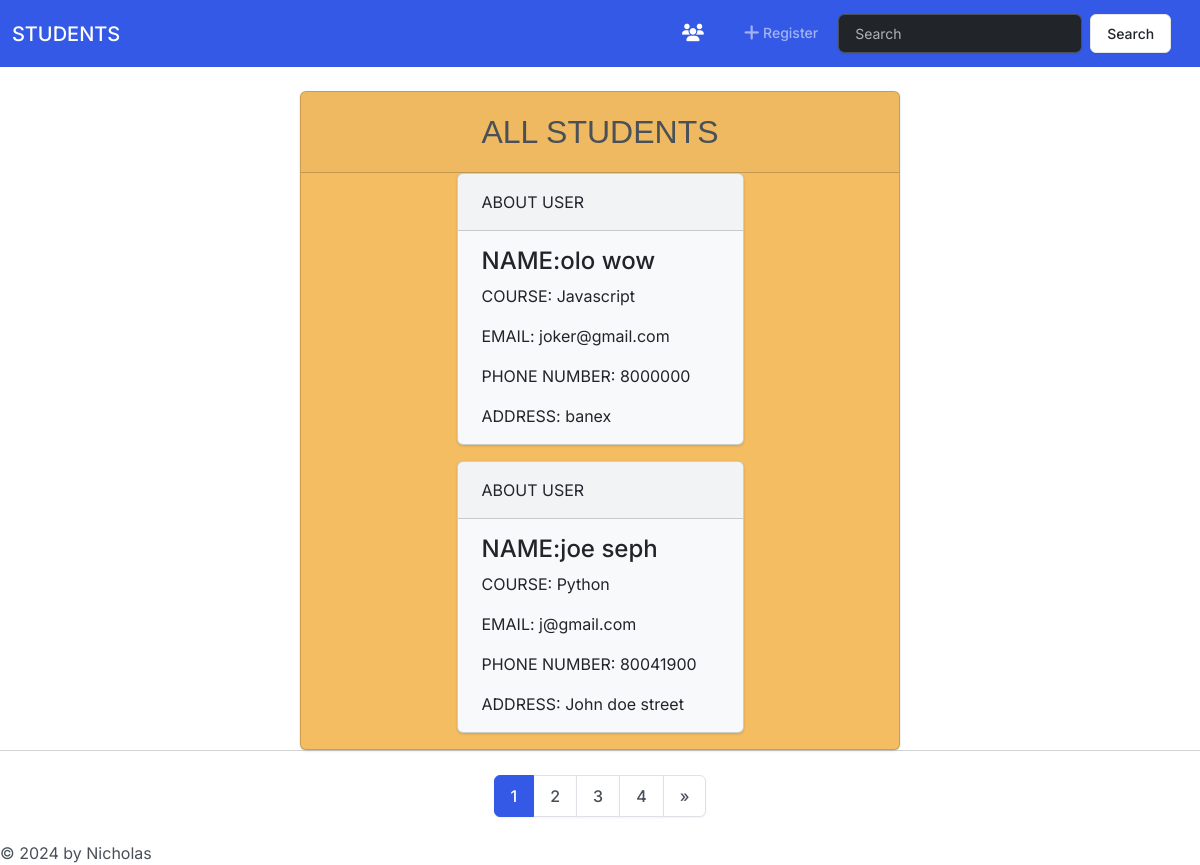
The page / on the database its author committed.
### registerapp/models.py (models this page shows, shortened)
class Form(models.Model):
    first_name = models.CharField(max_length = 100)
    last_name = models.CharField(max_length = 100)
    email = models.EmailField(default='')
    number = models.PositiveBigIntegerField(default=8000000)
    state = models.CharField(max_length = 100)
    dob = models.DateField()
    address = models.CharField(max_length = 450)
    course = models.CharField(max_length = 70, choices = [
        ('Course options','Course options'),
        ('Javascript','Javascript'),
        ('Python','Python'),
        ('Data Analysis','Data Analysis'),
        ('Graphics Design','Graphics Design'),
        ('Cyber-security','Cyber-security'),
        ('Graphics Design','Graphics Design'),
    ] ,blank=False,default='Course options')
    reg_date = models.DateTimeField(auto_now_add = True)
    start_date = models.DateTimeField(auto_now_add = True)

### registerapp/views.py (the view)
# urls.py: path('',views.view,name='view')
def view(request):
    blog_search = request.GET.get('search')
    if blog_search:
        posts = Form.objects.filter(Q(first_name__icontains = blog_search)|Q(last_name__icontains = blog_search))
    else:
        posts=Form.objects.all().order_by('-first_name')
    pages = Paginator(posts,2)
    posts=pages.page(1)
    getpage=request.GET.get('page')
    try:
        posts=pages.page(getpage)
    except PageNotAnInteger:
        posts=pages.page(1)
    except EmptyPage:
         posts = pages.page(pages.num_pages)
    return render(request,'registerapp/view.html',{'posts':posts,'pages':pages})

### registerapp/templates/registerapp/view.html (shortened to what this page needs)
{% extends "base.html" %}
{% load static %}
{% block content %}
<div class="card bg-warning " style="width: 50%; margin-top:2%; margin-left:25%;">
    <center><div class="card-header" style="font-family: Impact, Haettenschweiler, 'Arial Narrow Bold', sans-serif; font-size:xx-large;">ALL STUDENTS</div></center>
{% for post in posts  %}
<div class="row justify-content-center">
    <div class="col-6">
        <div class="card text-dark bg-light mb-3 ">
            <div class="card-header" >ABOUT USER</div>
                <div class="card-body ">
                    <h4 class="card-title">NAME:{{post.first_name}} {{post.last_name}}</h4>
                    <p class="card-text">COURSE: {{post.course}}</p>
                    <p class="card-text">EMAIL: {{post.email}}</p>
                    <p class="card-text">PHONE NUMBER: {{post.number}}</p>
                    <p class="card-text">ADDRESS: {{post.address}}</p>
                </div>
        </div>
    </div>
</div>
{% endfor %}
</div>
<nav aria-label="Pagination">
    <hr class="my-0">
        <ul class="pagination justify-content-center my-4">
            {% for page in pages.page_range  %}
                {% if page == posts.number %}
                    <li class="page-item active" aria-current="page"><a class="page-link" href="?page={{page}}">{{page}}</a></li>
                {% else %}
                    <li class="page-item"><a class="page-link" href="?page={{page}}">{{page}}</a></li>
                {% endif %}
            {% endfor %}
            {% if posts.has_next %}
            <li class="page-item"><a class="page-link" href="?page={{posts.next_page_number}}">&raquo;</a></li>
            {% endif %}
        </ul>
</nav>
{% endblock content %}

### templates/base.html (shortened to what this page needs)
{% load static %}
<!DOCTYPE html>
<html lang="en">
<head>
    <link rel="stylesheet" href="{% static 'CSS/bootstrap.min.css'%}">
    <link rel="stylesheet" href="https://cdnjs.cloudflare.com/ajax/libs/font-awesome/6.5.1/css/all.min.css" />
</head>
<body>
    <nav class="navbar navbar-expand-lg bg-primary" data-bs-theme="dark">
        <div class="container-fluid">
          <a class="navbar-brand" href="#">STUDENTS</a>
          <div class="collapse navbar-collapse" id="navbarColor01">
            <ul class="navbar-nav me-auto" style="margin-left: 50%;">
              <li class="nav-item">
                <a class="nav-link active" href="{% url 'view' %}">
                </a>
              </li>
              <li class="nav-item">
                <a class="nav-link" href="{% url 'register' %}"> Register</a>
              </li>
            <form class="d-flex">
              <input class="form-control me-sm-2" type="search" name="search" placeholder="Search">
              <button class="btn btn-secondary my-2 my-sm-0" type="submit">Search</button>
            </form>
          </div>
        </div>
      </nav>
{% block content %}{% endblock content %}
      <div>
        &copy; <script>document.write(new Date().getFullYear())</script>  by Nicholas
      </div>
</body>
</html>

### rows shown on the page
Form: first_name "olo", last_name "wow", course "Javascript", email "joker@gmail.com", number "8000000", address "banex"
Form: first_name "joe", last_name "seph", course "Python", email "j@gmail.com", number "80041900", address "John doe street"

### other values the page prints
{{ page }} "1"
{{ page }} "2" "3" "4"
